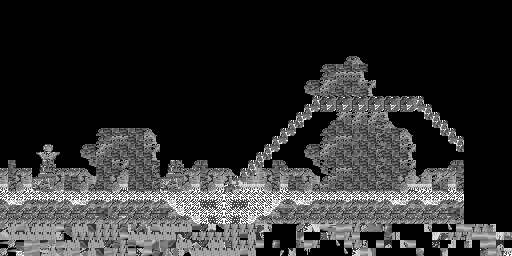

A level layout from a 2D game, rendered from its tile map. Below: a short description, then the map file with tile-grid data replaced by summaries:
An orthogonal 64x32 tile map with 8x8 px tiles, 1 tile layer (Tiles) and 2048 objects.

<map version="1.10" tiledversion="1.10.2" orientation="orthogonal" renderorder="right-down" width="64" height="32" tilewidth="8" tileheight="8" infinite="0" nextlayerid="3" nextobjectid="2049">
  <tileset firstgid="1" source="intro_ram2.tsx" />
  <layer id="1" name="Tiles" width="64" height="32">
    <data>[2048 cells, 2048 non-empty, 137 distinct tile ids]</data>
  </layer>
  <objectgroup id="2" name="Palette">
    <properties>
      <property name="color_count" type="int" value="16" />
    </properties>
    <object id="1" x="0" y="0" width="8" height="8">
      <properties>
        <property name="palette" type="int" value="2" />
      </properties>
    </object>
    <object id="2" x="8" y="0" width="8" height="8">
      <properties>
        <property name="palette" type="int" value="2" />
      </properties>
    </object>
    <object id="3" x="16" y="0" width="8" height="8">
      <properties>
        <property name="palette" type="int" value="2" />
      </properties>
    </object>
    <object id="4" x="24" y="0" width="8" height="8">
      <properties>
        <property name="palette" type="int" value="2" />
      </properties>
    </object>
    <object id="5" x="32" y="0" width="8" height="8">
      <properties>
        <property name="palette" type="int" value="2" />
      </properties>
    </object>
    <object id="6" x="40" y="0" width="8" height="8">
      <properties>
        <property name="palette" type="int" value="2" />
      </properties>
    </object>
    <object id="7" x="48" y="0" width="8" height="8">
      <properties>
        <property name="palette" type="int" value="2" />
      </properties>
    </object>
    <object id="8" x="56" y="0" width="8" height="8">
      <properties>
        <property name="palette" type="int" value="2" />
      </properties>
    </object>
    <object id="9" x="64" y="0" width="8" height="8">
      <properties>
        <property name="palette" type="int" value="2" />
      </properties>
    </object>
    <object id="10" x="72" y="0" width="8" height="8">
      <properties>
        <property name="palette" type="int" value="2" />
      </properties>
    </object>
    <object id="11" x="80" y="0" width="8" height="8">
      <properties>
        <property name="palette" type="int" value="2" />
      </properties>
    </object>
    <object id="12" x="88" y="0" width="8" height="8">
      <properties>
        <property name="palette" type="int" value="2" />
      </properties>
    </object>
    <object id="13" x="96" y="0" width="8" height="8">
      <properties>
        <property name="palette" type="int" value="2" />
      </properties>
    </object>
    <object id="14" x="104" y="0" width="8" height="8">
      <properties>
        <property name="palette" type="int" value="2" />
      </properties>
    </object>
    <object id="15" x="112" y="0" width="8" height="8">
      <properties>
        <property name="palette" type="int" value="2" />
      </properties>
    </object>
    <object id="16" x="120" y="0" width="8" height="8">
      <properties>
        <property name="palette" type="int" value="2" />
      </properties>
    </object>
    <object id="17" x="128" y="0" width="8" height="8">
      <properties>
        <property name="palette" type="int" value="2" />
      </properties>
    </object>
    <object id="18" x="136" y="0" width="8" height="8">
      <properties>
        <property name="palette" type="int" value="2" />
      </properties>
    </object>
    <object id="19" x="144" y="0" width="8" height="8">
      <properties>
        <property name="palette" type="int" value="2" />
      </properties>
    </object>
    <object id="20" x="152" y="0" width="8" height="8">
      <properties>
        <property name="palette" type="int" value="2" />
      </properties>
    </object>
    <object id="21" x="160" y="0" width="8" height="8">
      <properties>
        <property name="palette" type="int" value="2" />
      </properties>
    </object>
    <object id="22" x="168" y="0" width="8" height="8">
      <properties>
        <property name="palette" type="int" value="2" />
      </properties>
    </object>
    <object id="23" x="176" y="0" width="8" height="8">
      <properties>
        <property name="palette" type="int" value="2" />
      </properties>
    </object>
    <object id="24" x="184" y="0" width="8" height="8">
      <properties>
        <property name="palette" type="int" value="2" />
      </properties>
    </object>
    <object id="25" x="192" y="0" width="8" height="8">
      <properties>
        <property name="palette" type="int" value="2" />
      </properties>
    </object>
    <object id="26" x="200" y="0" width="8" height="8">
      <properties>
        <property name="palette" type="int" value="2" />
      </properties>
    </object>
    <object id="27" x="208" y="0" width="8" height="8">
      <properties>
        <property name="palette" type="int" value="2" />
      </properties>
    </object>
    <object id="28" x="216" y="0" width="8" height="8">
      <properties>
        <property name="palette" type="int" value="2" />
      </properties>
    </object>
    <object id="29" x="224" y="0" width="8" height="8">
      <properties>
        <property name="palette" type="int" value="2" />
      </properties>
    </object>
    <object id="30" x="232" y="0" width="8" height="8">
      <properties>
        <property name="palette" type="int" value="2" />
      </properties>
    </object>
    <object id="31" x="240" y="0" width="8" height="8">
      <properties>
        <property name="palette" type="int" value="2" />
      </properties>
    </object>
    <object id="32" x="248" y="0" width="8" height="8">
      <properties>
        <property name="palette" type="int" value="2" />
      </properties>
    </object>
    <object id="33" x="256" y="0" width="8" height="8">
      <properties>
        <property name="palette" type="int" value="2" />
      </properties>
    </object>
    <object id="34" x="264" y="0" width="8" height="8">
      <properties>
        <property name="palette" type="int" value="2" />
      </properties>
    </object>
    <object id="35" x="272" y="0" width="8" height="8">
      <properties>
        <property name="palette" type="int" value="2" />
      </properties>
    </object>
    <object id="36" x="280" y="0" width="8" height="8">
      <properties>
        <property name="palette" type="int" value="2" />
      </properties>
    </object>
    <object id="37" x="288" y="0" width="8" height="8">
      <properties>
        <property name="palette" type="int" value="2" />
      </properties>
    </object>
    <object id="38" x="296" y="0" width="8" height="8">
      <properties>
        <property name="palette" type="int" value="2" />
      </properties>
    </object>
    <object id="39" x="304" y="0" width="8" height="8">
      <properties>
        <property name="palette" type="int" value="2" />
      </properties>
    </object>
    <object id="40" x="312" y="0" width="8" height="8">
      <properties>
        <property name="palette" type="int" value="2" />
      </properties>
    </object>
    <object id="41" x="320" y="0" width="8" height="8">
      <properties>
        <property name="palette" type="int" value="2" />
      </properties>
    </object>
    <object id="42" x="328" y="0" width="8" height="8">
      <properties>
        <property name="palette" type="int" value="2" />
      </properties>
    </object>
    <object id="43" x="336" y="0" width="8" height="8">
      <properties>
        <property name="palette" type="int" value="2" />
      </properties>
    </object>
    <object id="44" x="344" y="0" width="8" height="8">
      <properties>
        <property name="palette" type="int" value="2" />
      </properties>
    </object>
    </objectgroup>
</map>
<!-- 2004 of 2048 objects omitted -->
